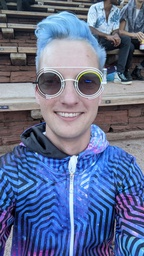
#> input picture Homework 2/RezzSelfie.jpg, 144 x 256 px, shrunk from 1086 x 1930 before the run; the run also reads 1 picture not shown here
$ python HW2_Brendan_Bassett.py
#> lines starting #> are read from the running program, lines starting #| are printed output that depends on the picture
"""
Created on Wed Sep 29 09:50:06 2021

@author: Brendan Bassett
@Date: 10/6/2021

Written for CS3150 Image Processing
Dr. Feng Jiang
Metropolitan State University of Denver
"""

import math
import numpy as np
import cv2 as cv
from matplotlib import pyplot as plot
from scipy.signal import convolve2d

# ======================================================================================================================
# Setup
# ======================================================================================================================

REZZ_IMG_NAME = "RezzSelfie"
IRIS_IMG_NAME = "iris-1"
JPG_TAG = ".jpg"
BMP_TAG = ".bmp"

OUTPUT_LOCATION = "C:\\Users\\bbass\PycharmProjects\Homework2\output images" + "\\"

NONE = 0
OPENCV = 1
PYPLOT = 2

imgC = cv.imread(REZZ_IMG_NAME + JPG_TAG)
#> imgC is the input picture: shape (256, 144, 3); mean B, G, R 146.9, 111, 97.7
imgG = cv.cvtColor(imgC, cv.COLOR_BGR2GRAY)
height, width, layers = imgC.shape
#> height = 256; width = 144; layers = 3


# Helper function for saving image files and displaying them
def print_img(title: str, img, show: int, normalize: bool):

    if title is None:
        cv.imwrite(OUTPUT_LOCATION + REZZ_IMG_NAME + JPG_TAG, img)
    else:
        cv.imwrite(OUTPUT_LOCATION + REZZ_IMG_NAME + " " + title + JPG_TAG, img)

    if title is None:
        imageTitle = REZZ_IMG_NAME + JPG_TAG
    else:
        imageTitle = REZZ_IMG_NAME + " : " + title + JPG_TAG

    if show is OPENCV:
        cv.imshow(imageTitle, img)
        cv.waitKey(0)
        cv.destroyAllWindows()
    elif show is PYPLOT:
        if normalize is True:
            img = img - np.min(img)
            img = img * 255.0 / np.max(img)

        plot.figure()
        plot.title(title)
        plot.imshow(img, cmap='gray')
        plot.waitforbuttonpress()


# Check that loaded images display correctly
print_img("Color", imgC, OPENCV, False)
print_img("Grayscale", imgG, OPENCV, False)


# ======================================================================================================================
# 1. ASSIGNED FILTERS
# ======================================================================================================================

# ----------------------------------------------------------------------------------------------------------------------
# Averaging Filters
# ----------------------------------------------------------------------------------------------------------------------

avgKernel = np.full((3, 3), 1 / 9)
avgImg = cv.filter2D(imgC, -1, avgKernel)
print_img("3x3 Average", avgImg, OPENCV, False)

avgKernel = np.full((5, 5), 1 / 25)
avgImg = cv.filter2D(imgC, -1, avgKernel)
print_img("5x5 Average", avgImg, OPENCV, False)

avgKernel = np.full((9, 9), 1 / 81)
avgImg = cv.filter2D(imgC, -1, avgKernel)
print_img("9x9 Average", avgImg, OPENCV, False)

avgKernel = np.full((13, 13), 1 / 169)
avgImg = cv.filter2D(imgC, -1, avgKernel)
print_img("13x13 Average", avgImg, OPENCV, False)

# ----------------------------------------------------------------------------------------------------------------------
# Sobel Filters
# ----------------------------------------------------------------------------------------------------------------------

sobelKernelH = np.array([
    [-1.0, -2.0, -1.0],
    [0.0,   0.0,  0.0],
    [1.0,   2.0,  1.0]
])

sobelH = convolve2d(imgG, sobelKernelH, mode='same', boundary='symm', fillvalue=0)
print_img("Horizontal Sobel", sobelH, PYPLOT, True)

sobelKernelV = sobelKernelH.T
sobelV = convolve2d(imgG, sobelKernelV, mode='same', boundary='symm', fillvalue=0)
print_img("Vertical Sobel", sobelV, PYPLOT, True)

sobelImgGrad = np.sqrt(np.square(sobelH) + np.square(sobelV))
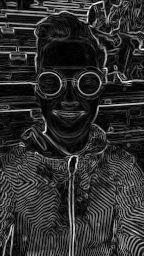
#> sobelImgGrad: shape (256, 144) float64; min 0, max 794.3, mean 145.6; drawn with min black and max white
print_img("Gradient Sobel", sobelImgGrad, PYPLOT, True)
#> in print_img (call 9), `cv.imwrite(OUTPUT_LOCATION + REZZ_IMG_NAME + " " + title + JPG_TAG, img)`:
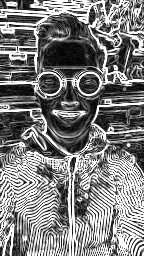
#> saved as RezzSelfie Gradient Sobel.jpg: shape (256, 144); min 0, max 255, mean 126.4

# ----------------------------------------------------------------------------------------------------------------------
# Laplacian Filters
# ----------------------------------------------------------------------------------------------------------------------

laplacianKernel1 = np.array([
    [0.0,  1.0, 0.0],
    [1.0, -4.0, 1.0],
    [0.0,  1.0, 0.0]
])

laplacian1 = convolve2d(imgG, laplacianKernel1, mode='same', boundary='symm', fillvalue=0)
print_img("3x3 Laplacian #1", laplacian1, PYPLOT, True)

laplacianKernel2 = np.array([
    [1.0,  1.0, 1.0],
    [1.0, -8.0, 1.0],
    [1.0,  1.0, 1.0]
])

laplacian2 = convolve2d(imgG, laplacianKernel2, mode='same', boundary='symm', fillvalue=0)
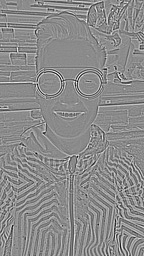
#> laplacian2: shape (256, 144) float64; min -786, max 648, mean 0; drawn with min black and max white
print_img("3x3 Laplacian #2", laplacian2, PYPLOT, True)

# ----------------------------------------------------------------------------------------------------------------------
# Median Filters
# ----------------------------------------------------------------------------------------------------------------------

medianSM = np.zeros((height, width), dtype=float)
for y in range(1, height - 2):
    for x in range(1, width - 2):
        neighborhood = imgG[y - 1:y + 2, x - 1:x + 2]
        sorted_pixels = sorted(np.ndarray.flatten(neighborhood))
        medianSM[y][x] = sorted_pixels[4]
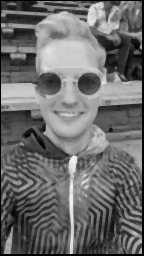
#> medianSM: shape (256, 144) float64; min 0, max 243, mean 108.1
print_img("3x3 Median Filter", medianSM, PYPLOT, False)

medianMD = np.zeros((height, width), dtype=float)
for y in range(2, height - 3):
    for x in range(2, width - 3):
        neighborhood = imgG[y - 2:y + 3, x - 2:x + 3]
        sorted_pixels = sorted(np.ndarray.flatten(neighborhood))
        medianMD[y][x] = sorted_pixels[12]
print_img("5x5 Median Filter", medianMD, PYPLOT, False)

medianLG = np.zeros((height, width), dtype=float)
for y in range(3, height - 4):
    for x in range(3, width - 4):
        neighborhood = imgG[y - 3:y + 4, x - 3:x + 4]
        sorted_pixels = sorted(np.ndarray.flatten(neighborhood))
        medianLG[y][x] = sorted_pixels[24]
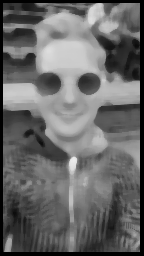
#> medianLG: shape (256, 144) float64; min 0, max 235, mean 103.9
print_img("7x7 Median Filter", medianLG, PYPLOT, False)

# ----------------------------------------------------------------------------------------------------------------------
# Gaussian Filters
# ----------------------------------------------------------------------------------------------------------------------

gaussianKernelSM = np.array([
    [1.0,  2.0, 1.0],
    [2.0,  4.0, 2.0],
    [1.0,  2.0, 1.0]
])
gaussianSM = convolve2d(imgG, gaussianKernelSM, mode='same', boundary='symm', fillvalue=0)
gaussianSM = gaussianSM/np.sum(gaussianKernelSM)
print_img("3x3 Gaussian", gaussianSM, PYPLOT, False)

gaussianKernelMD1 = np.array([
    [2.0,  7.0,  12.0,  7.0,  2.0],
    [7.0,  31.0, 52.0,  31.0, 7.0],
    [12.0, 52.0, 127.0, 52.0, 12.0],
    [7.0,  31.0, 52.0,  31.0, 7.0],
    [2.0,  7.0,  12.0,  7.0,  2.0]
])
gaussianMD1 = convolve2d(imgG, gaussianKernelMD1, mode='same', boundary='symm', fillvalue=0)
gaussianMD1 = gaussianMD1/np.sum(gaussianKernelMD1)
print_img("5x5 Gaussian #1", gaussianMD1, PYPLOT, False)

gaussianKernelMD2 = np.array([
    [1.0, 4.0,  7.0,  4.0,  1.0],
    [4.0, 16.0, 26.0, 16.0, 4.0],
    [7.0, 26.0, 41.0, 26.0, 7.0],
    [4.0, 16.0, 26.0, 16.0, 4.0],
    [1.0, 4.0,  7.0,  4.0,  1.0]
])
gaussianMD2 = convolve2d(imgG, gaussianKernelMD2, mode='same', boundary='symm', fillvalue=0)
gaussianMD2 = gaussianMD2/np.sum(gaussianKernelMD2)
print_img("5x5 Gaussian #2", gaussianMD2, PYPLOT, False)

gaussianKernelLG = np.array([
    [1.0, 1.0, 2.0, 2.0,  2.0, 1.0, 1.0],
    [1.0, 3.0, 4.0, 5.0,  4.0, 3.0, 1.0],
    [2.0, 4.0, 7.0, 8.0,  7.0, 4.0, 2.0],
    [2.0, 5.0, 8.0, 10.0, 8.0, 5.0, 2.0],
    [2.0, 4.0, 7.0, 8.0,  7.0, 4.0, 2.0],
    [1.0, 3.0, 4.0, 5.0,  4.0, 3.0, 1.0],
    [1.0, 1.0, 2.0, 2.0,  2.0, 1.0, 1.0]
])
gaussianLG = convolve2d(imgG, gaussianKernelLG, mode='same', boundary='symm', fillvalue=0)
gaussianLG = gaussianLG/np.sum(gaussianKernelLG)
print_img("7x7 Gaussian", gaussianLG, PYPLOT, False)


# ======================================================================================================================
# 2. OTHER FILTERS
# ======================================================================================================================

# ----------------------------------------------------------------------------------------------------------------------
# Central Difference Filters
# ----------------------------------------------------------------------------------------------------------------------

cdKernelV = np.array([[1.0, 0.0, -1.0]])
cdV = convolve2d(imgG, cdKernelV, mode='same', boundary='symm', fillvalue=0)
print_img("Vertical Central Difference", cdV, PYPLOT, True)
#> in print_img (call 19), `cv.imwrite(OUTPUT_LOCATION + REZZ_IMG_NAME + " " + title + JPG_TAG, img)`:
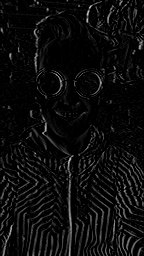
#> saved as RezzSelfie Vertical Central Difference.jpg: shape (256, 144); min 0, max 203, mean 12.6

cdKernelH = cdKernelV.T
cdH = convolve2d(imgG, cdKernelH, mode='same', boundary='symm', fillvalue=0)
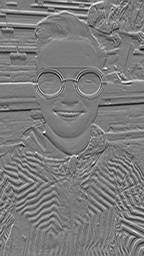
#> cdH: shape (256, 144) float64; min -197, max 207, mean 0; drawn with min black and max white
print_img("Horizontal Central Difference", cdH, PYPLOT, True)

# ----------------------------------------------------------------------------------------------------------------------
# Prewitt Filters
# ----------------------------------------------------------------------------------------------------------------------

prewittKernelV = np.array([
    [1.0, 0.0, -1.0],
    [1.0, 0.0, -1.0],
    [1.0, 0.0, -1.0]
])
prewittV = convolve2d(imgG, prewittKernelV, mode='same', boundary='symm', fillvalue=0)
print_img("Vertical Prewitt", prewittV, PYPLOT, True)

prewittKernelH = prewittKernelV.T
prewittH = convolve2d(imgG, prewittKernelH, mode='same', boundary='symm', fillvalue=0)
print_img("Horizontal Prewitt", prewittH, PYPLOT, True)

# ----------------------------------------------------------------------------------------------------------------------
# Laplacian of Gaussian Filters
# ----------------------------------------------------------------------------------------------------------------------

logKernelSM = np.array([
    [0.0, 0.0,  1.0,  0.0, 0.0],
    [0.0, 1.0,  2.0,  1.0, 0.0],
    [1.0, 2.0, -16.0, 2.0, 1.0],
    [0.0, 1.0,  2.0,  1.0, 0.0],
    [0.0, 0.0,  1.0,  0.0, 0.0]
])
logSM = convolve2d(imgG, logKernelSM, mode='same', boundary='symm', fillvalue=0)
print_img("5x5 Laplacian of Gaussian", logSM, PYPLOT, True)

logKernelMD = np.array([
    [0.0, 0.0,  1.0,  1.0,   1.0, 0.0, 0.0],
    [0.0, 1.0,  3.0,  3.0,   3.0, 1.0, 0.0],
    [1.0, 3.0,  0.0, -7.0,   0.0, 3.0, 1.0],
    [1.0, 3.0, -7.0, -24.0, -7.0, 3.0, 1.0],
    [1.0, 3.0,  0.0, -7.0,   0.0, 3.0, 1.0],
    [0.0, 1.0,  3.0,  3.0,   3.0, 1.0, 0.0],
    [0.0, 0.0,  1.0,  1.0,   1.0, 0.0, 0.0]
])
logMD = convolve2d(imgG, logKernelMD, mode='same', boundary='symm', fillvalue=0)
print_img("7x7 Laplacian of Gaussian", logMD, PYPLOT, True)

logKernelLG = np.array([
    [0.0,  1.0, 1.0,  2.0,   2.0,   2.0,  1.0,  1.0, 0.0],
    [1.0,  2.0, 4.0,  5.0,   5.0,   5.0,  4.0,  2.0, 1.0],
    [1.0,  4.0, 5.0,  3.0,   0.0,   3.0,  5.0,  4.0, 1.0],
    [2.0,  5.0, 3.0, -12.0, -24.0, -12.0, 3.0,  5.0, 2.0],
    [2.0,  5.0, 0.0, -24.0, -40.0, -24.0, 0.0,  5.0, 2.0],
    [2.0,  5.0, 3.0, -12.0, -24.0, -12.0, 3.0,  5.0, 2.0],
    [1.0,  4.0, 5.0,  3.0,   0.0,   3.0,  5.0,  4.0, 1.0],
    [1.0,  2.0, 4.0,  5.0,   5.0,   5.0,  4.0,  2.0, 1.0],
    [0.0,  1.0, 1.0,  2.0,   2.0,   2.0,  1.0,  1.0, 0.0]
])

logLG = convolve2d(imgG, logKernelLG, mode='same', boundary='symm', fillvalue=0)
print_img("9x9 Laplacian of Gaussian", logLG, PYPLOT, True)


# ======================================================================================================================
# 3. Analysis (See Analysis Document)
# ======================================================================================================================


# ======================================================================================================================
# 4. Iris Detection (BONUS)
# ======================================================================================================================

irisImg = cv.imread(IRIS_IMG_NAME + BMP_TAG)
irisImg = cv.cvtColor(irisImg, cv.COLOR_BGR2GRAY)
print_img(IRIS_IMG_NAME + BMP_TAG, irisImg, OPENCV, False)
height, width = irisImg.shape

# Calculate the Sobel Gradient Edge.
sobelImgH = convolve2d(irisImg, sobelKernelH, mode='same', boundary='symm', fillvalue=0)
sobelImgV = convolve2d(irisImg, sobelKernelV, mode='same', boundary='symm', fillvalue=0)
sobelImgGrad = np.sqrt(np.square(sobelImgH) + np.square(sobelImgV))
print_img("Iris: Sobel Image Gradient", sobelImgGrad, PYPLOT, True)

# Create a kernel consisting of 1s and 0s with 1s in the shape of a 35-45px ring
ringKernel = np.zeros((128, 128))
for y in range(0, 128):
    for x in range(0, 128):
        dist = math.sqrt(((y - 64) ** 2) + ((x - 64) ** 2))  # Distance to center of the kernel

        if dist >= 35.0 and dist <= 45.0:  # Fill with 1s a ring between 35 and 45 pixels from the center.
            ringKernel[x, y] = 1.0
print_img("Ring Kernel", ringKernel, PYPLOT, True)

# Convolve the ring kernel and iris image
irisRingImg = convolve2d(sobelImgGrad, ringKernel, mode='same', boundary='symm', fillvalue=0)
irisRingImg = irisRingImg * 1 / np.sum(ringKernel)
print_img("Iris: Ring Convolution", irisRingImg, PYPLOT, True)

# Apply thresholding to remove all but the most important features
for y in range(0, height):
    for x in range(0, width):
        if irisRingImg[y, x] < 80:
            irisRingImg[y, x] = 0
print_img("Iris: Thresholding", irisRingImg, PYPLOT, True)

# The bright point of this final image represents the location of the center of the pupil in the image.
